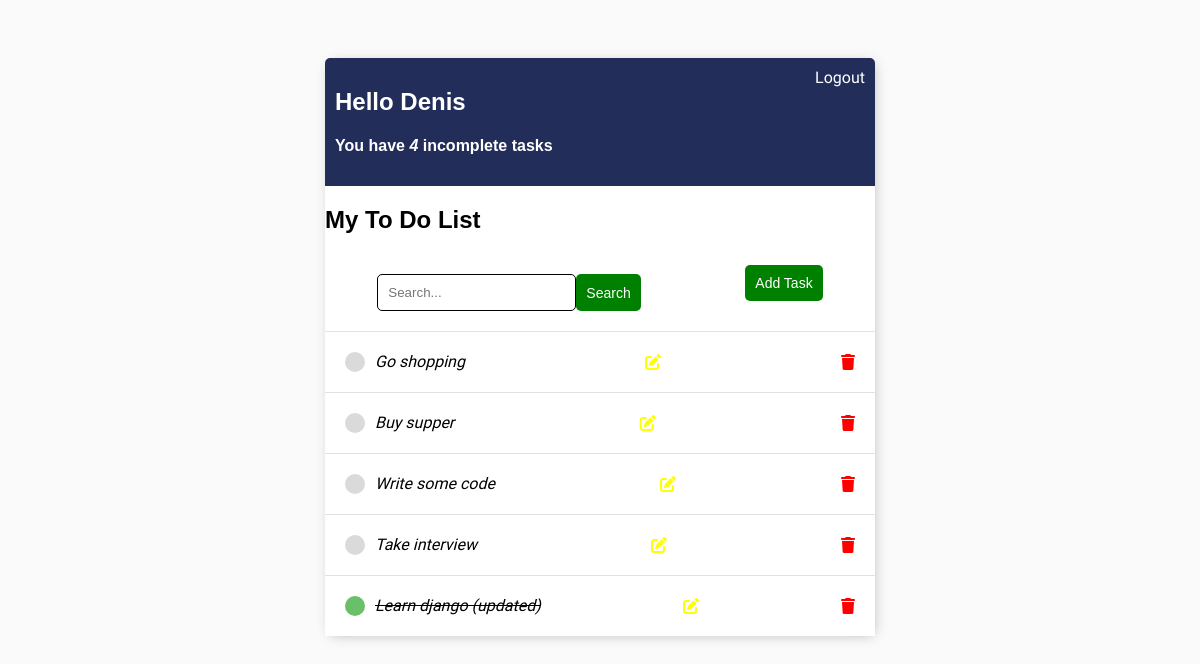
Page / (signed in) on the earlier database version.
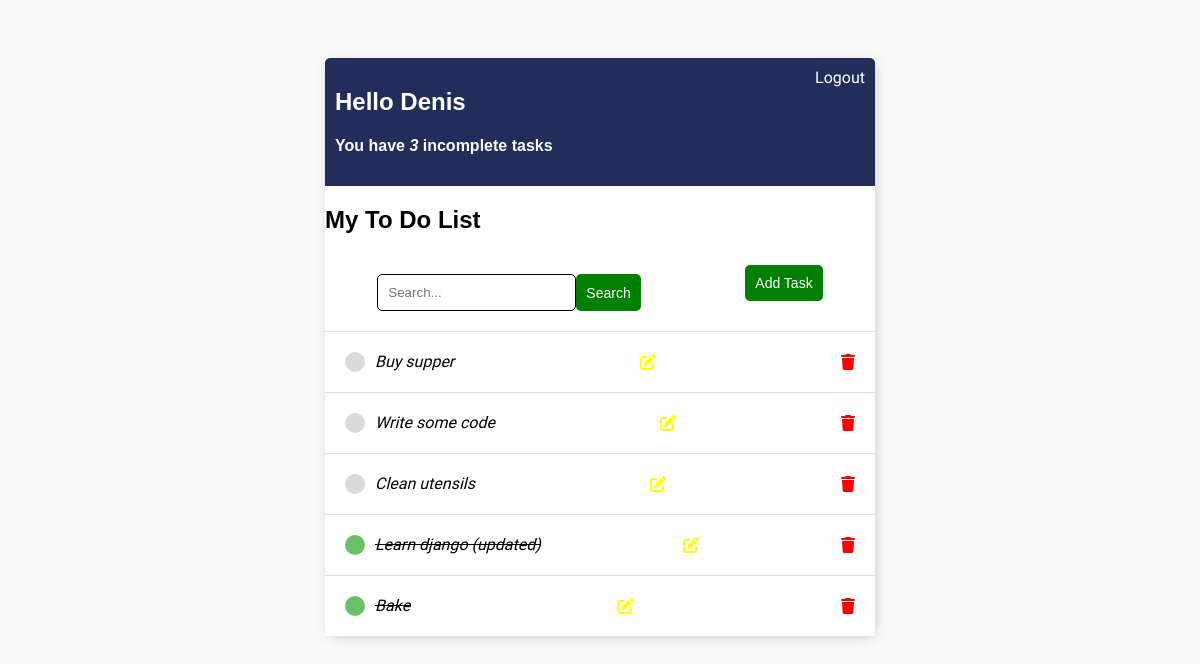
Same page on the later database version.
### base/models.py (models this page shows)
class Task(models.Model):
    user = models.ForeignKey(
        User, on_delete=models.CASCADE, null=True, blank=True)
    title = models.CharField(max_length=200)
    description = models.TextField(null=True, blank=True)
    complete = models.BooleanField(default=False)
    create = models.DateTimeField(auto_now_add=True)
    def __str__ (self):
        return self.title
    class Meta:
        ordering = ['complete']

### base/views.py (the view)
# urls.py: path('', TaskList.as_view(), name='tasks'),
class TaskList(LoginRequiredMixin, ListView):
    model = Task
    context_object_name = 'tasks'
    def get_context_data(self, **kwargs):
        context = super().get_context_data(**kwargs)
        context['tasks'] = context['tasks'].filter(user=self.request.user)
        context['count'] = context['tasks'].filter(complete=False).count()
        search_input = self.request.GET.get('search') or ''
        if search_input:
            context['tasks'] = context['tasks'].filter(
                title__startswith=search_input)
        context['search_input'] = search_input
        return context

### base/templates/base/task_list.html
{% extends 'base/main.html' %} {% block content %}
{%if request.user.is_authenticated%}
<div class="header">
  <div>
    <h2>Hello {{request.user|title}}</h2>
    <h4>You have <i>{{count}}</i> incomplete task{{ count|pluralize:'s' }}</h4>
  </div>
  <a href="{% url 'logout' %}">Logout</a>
  {%else%}
  <a href="{% url 'login' %}">Login</a>
  {%endif%}
</div>
<h2>My To Do List {{color}}</h2>
<div class="search-add-wrapper">
  <form method="GET" style="margin-top: 20px; display: flex">
    <input
      type="text"
      name="search"
      placeholder="Search..."
      value="{{search_input}}"
    />
    <input class="button" type="submit" value="Search" />
  </form>
  <a id="add-task" href="{% url 'create-task' %}"
    ><button class="button">Add Task</button></a
  >
</div>
<div class="tasks-wrapper">
  {% for task in tasks %}
  <div class="task-wrapper">
    {% if task.complete %}
    <div class="task-title">
      <div class="task-complete-icon"></div>
      <i><s>{{task}}</s></i>
    </div>
    <a href="{% url 'update-task' task.id%}"
      ><i class="fa-solid fa-pen-to-square edit"></i
    ></a>
    <a href="{% url 'delete-task' task.id%}"
      ><i class="fa-solid fa-trash delete"></i
    ></a>
    {%else%}
    <div class="task-title">
      <div class="task-incomplete-icon"></div>
      <i>{{task}}</i>
    </div>
    <a href="{% url 'update-task' task.id%}"
      ><i class="fa-solid fa-pen-to-square edit"></i
    ></a>
    <a href="{% url 'delete-task' task.id%}"
      ><i class="fa-solid fa-trash delete"></i
    ></a>
    {%endif%}
  </div>
  {%empty%}
  <h3>No items in list</h3>
  {% endfor %}
</div>
{% endblock content %}

### base/templates/base/main.html (shortened to what this page needs)
<!DOCTYPE html>
<html>
  <head>
  </head>
  <body>
    <div class="container">{% block content %} {% endblock content %}</div>
  </body>
</html>

### base/templates/base/main.html (style rules this page uses)
body { background-color: #fafafa; font-family: "Sono", sans-serif; padding-top: 50px; }
h1, h2, h3, h4, h5, h6 { font-family: "Raleway", sans-serif; }
p, a { color: gray; }
.header { display: flex; justify-content: space-between; color: white; padding: 10px; border-radius: 5px 5px 0 0; background-color: rgb(35,45,90); }
.header a { color: white; text-decoration: none; }
.container { max-width: 550px; margin: auto; background-color: white; -webkit-box-shadow: 2px 2px 13px -4px rgba(0, 0, 0, 0.3); box-shadow: 2px 2px 13px -4px rgba(0, 0, 0, 0.3); }
.task-wrapper { display: flex; align-items: center; justify-content: space-between; padding: 20px; background-color: white; border-top: 1px solid rgb(226, 226, 226); }
.task-title { display: flex; }
.task-complete-icon { height: 20px; width: 20px; background-color: rgb(105, 192, 105); border-radius: 50%; margin-right: 10px; }
.task-incomplete-icon { height: 20px; width: 20px; background-color: rgb(218, 218, 218); border-radius: 50%; margin-right: 10px; }
.delete { color: red; }
.edit { color: yellow; }
input[type="text"], input[type="password"], textarea { width: 90%; border-radius: 5px; padding: 10px; border: 1px solid black; }
.button { border-style: none; background-color: green; color: white; padding: 10px; font-size: 14px; border-radius: 5px; cursor: pointer; text-decoration: none; }
.search-add-wrapper { display: flex; justify-content: space-around; align-items: center; margin-bottom: 20px; }

Differences in the rows shown:
removed Task: title "Go shopping"
removed Task: title "Take interview"
added Task: title "Clean utensils"
added Task: title "Bake"
Other differences:
{{ count }}: "4" → "3"
